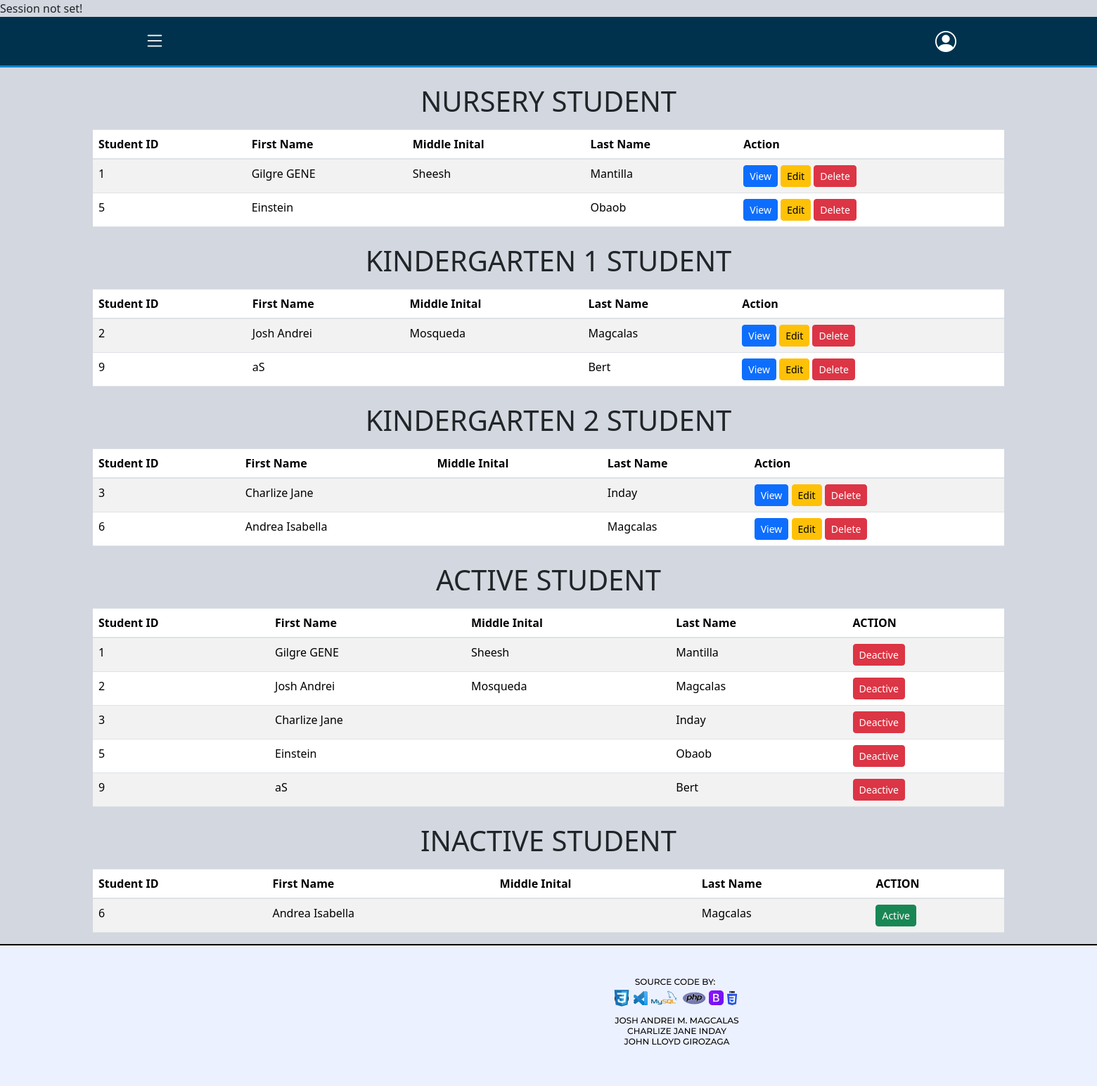
The page /website/student-listing.php on the database as committed earlier.
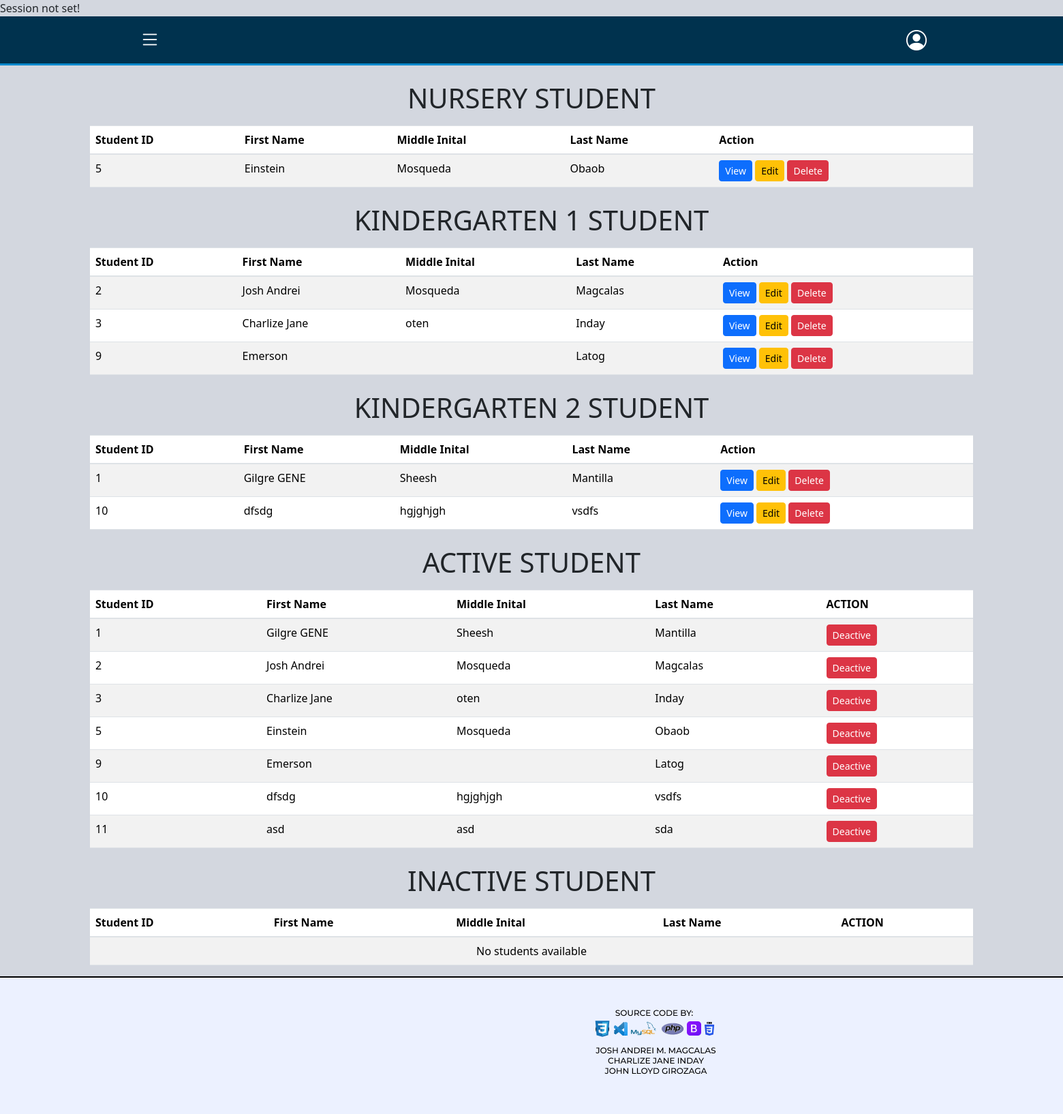
The same page on the database as committed later.
### tables this page shows
CREATE TABLE `tbl_student_info` (
  `student_id` int(11) NOT NULL,
  `enroll_category` enum('Nursery','Kindergarten_1','Kindergarten_2') DEFAULT NULL,
  `schoolyear` varchar(10) DEFAULT NULL,
  `last_name` varchar(50) NOT NULL,
  `first_name` varchar(100) NOT NULL,
  `middle_name` varchar(50) DEFAULT NULL,
  `street` text NOT NULL,
  `city` varchar(50) DEFAULT NULL,
  `zip_code` int(4) NOT NULL,
  `birthdate` date NOT NULL,
  `sex` enum('Male','Female') NOT NULL,
  `parent1` varchar(50) DEFAULT NULL,
  `parent1_contact` int(12) DEFAULT NULL,
  `parent2` varchar(50) DEFAULT NULL,
  `parent2_contact` int(12) DEFAULT NULL,
  `emergency_fullname` varchar(50) NOT NULL,
  `emergency_relationship` enum('mother','father','guardian','others') NOT NULL,
  `emergency_address` text NOT NULL,
  `emergency_contact_no` int(12) NOT NULL,
  `created_by` int(11) DEFAULT NULL,
  `date_created` timestamp NOT NULL DEFAULT current_timestamp(),
  `updated_by` int(11) DEFAULT NULL,
  `date_updated` timestamp NOT NULL DEFAULT current_timestamp(),
  `isactive` tinyint(1) NOT NULL
);

### website/student-listing.php (the view, shortened to what this page needs)
<?php
include "../database/dbconnect.php";
try {
    $nursery_students = [];
    $kindergarten1_students = [];
    $kindergarten2_students = [];
    $active_students = [];
    $inactive_students = [];
    $queries = [
        "SELECT
            student_id,
            first_name,
            middle_name,
            last_name
	    FROM
		    tbl_student_info
	    WHERE
		    enroll_category ='Nursery';",
        "SELECT
            student_id,
            first_name,
            middle_name,
            last_name
        FROM
            tbl_student_info
        WHERE
            enroll_category ='Kindergarten_1';",
        "SELECT
            student_id,
            first_name,
            middle_name,
            last_name
        FROM
            tbl_student_info
        WHERE
            enroll_category ='Kindergarten_2';",
        "SELECT
            student_id,
            first_name,
            middle_name,
            last_name
        FROM
            tbl_student_info
        WHERE
            isactive = 1;",
        "SELECT
            student_id,
            first_name,
            middle_name,
            last_name
        FROM
            tbl_student_info
        WHERE
            isactive = 0;"
    ];
    foreach ($queries as $index => $query) {
        if ($conn->multi_query($query)) {
            do {
                if ($result = $conn->store_result()) {
                    while ($row = $result->fetch_assoc()) {
                        if ($index == 0) {
                            $nursery_students[] = $row;
                        } elseif ($index == 1) {
                            $kindergarten1_students[] = $row;
                        } elseif ($index == 2) {
                            $kindergarten2_students[] = $row;
                        } elseif ($index == 3) {
                            $active_students[] = $row;
                        } elseif ($index == 4) {
                            $inactive_students[] = $row;
                        }
                    }
                }
            } while ($conn->next_result());
        } else {
            throw new Exception("Query Failed: " . $conn->error);
        }
    }
} catch (Exception $e) {
    echo "Error: " . $e->getMessage();
}
?>
<!DOCTYPE html>
<html lang="en">
<head>
    <link rel="stylesheet" href="/bootstrap/css/bootstrap.css">
    <link rel="stylesheet" href="/DataTables/datatables.min.css">
    <link href="https://cdn.jsdelivr.net/npm/bootstrap@4.6.2/dist/css/bootstrap.min.css" rel="stylesheet">
    <link href="https://cdn.jsdelivr.net/npm/bootstrap@5.3.2/dist/css/bootstrap.min.css" rel="stylesheet">
    <link href="https://cdn.jsdelivr.net/npm/bootstrap-icons/font/bootstrap-icons.css" rel="stylesheet">
    <link rel="stylesheet" href="https://cdnjs.cloudflare.com/ajax/libs/font-awesome/6.7.2/css/all.min.css">
    <link rel="stylesheet" href="../DataTables/datatables.css">
    <link rel="stylesheet" href="https://cdn.datatables.net/1.13.6/css/jquery.dataTables.min.css">
</head>
<body>
    <?php include"../Layouts/navbar.php"?>
    <div class="container mt-4">
        <h1 class="text-center">NURSERY STUDENT</h1>
            <table id="nursery-list" class="table table-striped mt-3">
                <thead>
                    <tr>
                        <th>Student ID</th>
                        <th>First Name</th>
                        <th>Middle Inital</th>
                        <th>Last Name</th>
                        <th>Action</th>
                    </tr>
                </thead>
                <tbody>
                <?php if (!empty($nursery_students)): ?>
                    <?php foreach ($nursery_students as $row): ?>
                        <tr>
                        <td><?= htmlspecialchars($row['student_id']) ?></td>
                        <td><?= htmlspecialchars($row['first_name']) ?></td>
                        <td><?= htmlspecialchars($row['middle_name']) ?></td>
                        <td><?= htmlspecialchars($row['last_name']) ?></td>
                            <td>
                            <button type="button" class="btn btn-primary btn-sm view-student-btn" data-id="<?= htmlspecialchars($row['student_id']) ?>" data-toggle="modal" data-target="#student-view">
                                View
                            </button>
                            <a class="btn btn-warning btn-sm edit-btn" href="update-enrollment-form.php?student_id=<?= htmlspecialchars($row['student_id']); ?>">
                                    Edit
                                </a>
                                <form action="../database/db_delete_student.php" method="POST" onsubmit="return confirm('Are you sure you want to delete this student?');" class="d-inline">
                                    <button type="submit" class="btn btn-danger btn-sm" >Delete</button>
                                </form>
                            </td>
                        </tr>
                        <?php endforeach; ?>
                    <?php else: ?>
                        <tr>
                            <td colspan="7" class="text-center">No students available</td>
                        </tr>
                    <?php endif; ?>
                </tbody>
            </table>
    </div>
    <div class="container mt-4">
        <h1 class="text-center">KINDERGARTEN 1 STUDENT</h1>
            <table id="kindergarten1-list" class="table table-striped mt-3">
                <thead>
                    <tr>
                        <th>Student ID</th>
                        <th>First Name</th>
                        <th>Middle Inital</th>
                        <th>Last Name</th>
                        <th>Action</th>
                    </tr>
                </thead>
                <tbody>
                    <?php if (!empty($kindergarten1_students)): ?>
                        <?php foreach ($kindergarten1_students as $row): ?>
                        <tr>
                        <td><?= htmlspecialchars($row['student_id']) ?></td>
                        <td><?= htmlspecialchars($row['first_name']) ?></td>
                        <td><?= htmlspecialchars($row['middle_name']) ?></td>
                        <td><?= htmlspecialchars($row['last_name']) ?></td>
                            <td>
                            <button type="button" class="btn btn-primary btn-sm view-student-btn" data-id="<?= htmlspecialchars($row['student_id']) ?>" data-toggle="modal" data-target="#student-view">
                                View
                            </button>
                                <a class="btn btn-warning btn-sm edit-btn" href="update-enrollment-form.php?student_id=<?= htmlspecialchars($row['student_id']); ?>">
                                    Edit
                                </a>
                                <form action="../database/db_delete_student.php" method="POST" onsubmit="return confirm('Are you sure you want to delete this student?');" class="d-inline">
                                    <button type="submit" class="btn btn-danger btn-sm" >Delete</button>
                                </form>
                            </td>
                        </tr>
                            <?php endforeach; ?>
                        <?php else: ?>
                        <tr>
                            <td colspan="7" class="text-center">No students available</td>
                        </tr>
                    <?php endif; ?>
                </tbody>
            </table>
    </div>
        <div class="container mt-4">
        <h1 class="text-center">KINDERGARTEN 2 STUDENT</h1>
            <table id="kindergarten2-list" class="table table-striped mt-3">
                <thead>
                    <tr>
                        <th>Student ID</th>
                        <th>First Name</th>
                        <th>Middle Inital</th>
                        <th>Last Name</th>
                        <th>Action</th>
                    </tr>
                </thead>
                <tbody>
                <?php if (!empty($kindergarten2_students)): ?>
                    <?php foreach ($kindergarten2_students as $row): ?>
                        <tr>
                            <td><?= htmlspecialchars($row['student_id']) ?></td>
                            <td><?= htmlspecialchars($row['first_name']) ?></td>
                            <td><?= htmlspecialchars($row['middle_name']) ?></td>
                            <td><?= htmlspecialchars($row['last_name']) ?></td>
                            <td>
                            <button type="button" class="btn btn-primary btn-sm view-student-btn" data-id="<?= htmlspecialchars($row['student_id']) ?>" data-toggle="modal" data-target="#student-view">
                                View
                            </button>
                                <a class="btn btn-warning btn-sm edit-btn" href="update-enrollment-form.php?student_id=<?= htmlspecialchars($row['student_id']); ?>">
                                    Edit
                                </a>
                                <form action="../database/db_delete_student.php" method="POST" onsubmit="return confirm('Are you sure you want to delete this student?');" class="d-inline">
                                    <button type="submit" class="btn btn-danger btn-sm" >Delete</button>
                                </form>
                            </td>
                        </tr>
                        <?php endforeach; ?>
                        <?php else: ?>
                        <tr>
                            <td colspan="7" class="text-center">No students available</td>
                        </tr>
                    <?php endif; ?>
                </tbody>
            </table>
    </div>
        <div class="container mt-4">
        <h1 class="text-center">ACTIVE STUDENT</h1>
            <table id="nursery-list" class="table table-striped mt-3">
                <thead>
                    <tr>
                        <th>Student ID</th>
                        <th>First Name</th>
                        <th>Middle Inital</th>
                        <th>Last Name</th>
                        <th>ACTION</th>
                    </tr>
                </thead>
                <tbody>
                <?php if (!empty($active_students)): ?>
                    <?php foreach ($active_students as $row): ?>
                        <tr>
                            <td><?= htmlspecialchars($row['student_id']) ?></td>
                            <td><?= htmlspecialchars($row['first_name']) ?></td>
                            <td><?= htmlspecialchars($row['middle_name']) ?></td>
                            <td><?= htmlspecialchars($row['last_name']) ?></td>
                            <td>
                                <form action="../database/db_inactive_student.php" method="POST" onsubmit="return deactive('Are you sure you want to deactive this student?');" class="d-inline">
                                    <button type="submit" class="btn btn-danger btn-sm" > Deactive </button>
                                </form>
                            </td>
                        </tr>
                    <?php endforeach; ?>
                <?php else: ?>
                    <tr>
                        <td colspan="7" class="text-center">No students available</td>
                    </tr>
                <?php endif; ?>
                </tbody>
            </table>
    </div>
        <div class="container mt-4">
        <h1 class="text-center">INACTIVE STUDENT</h1>
            <table id="nursery-list" class="table table-striped mt-3">
                <thead>
                    <tr>
                        <th>Student ID</th>
                        <th>First Name</th>
                        <th>Middle Inital</th>
                        <th>Last Name</th>
                        <th>ACTION</th>
                    </tr>
                </thead>
                <tbody>
                <?php if (!empty($inactive_students)): ?>
                    <?php foreach ($inactive_students as $row): ?>
                        <tr>
                            <td><?= htmlspecialchars($row['student_id']) ?></td>
                            <td><?= htmlspecialchars($row['first_name']) ?></td>
                            <td><?= htmlspecialchars($row['middle_name']) ?></td>
                            <td><?= htmlspecialchars($row['last_name']) ?></td>
                            <td>
                                <form action="../database/db_active_student.php" method="POST" onsubmit="return active('Are you sure you want to active this student?');" class="d-inline">
                                    <button type="submit" class="btn btn-success btn-sm" > Active </button>
                                </form>
                            </td>
                        </tr>
                    <?php endforeach; ?>
                <?php else: ?>
                    <tr>
                        <td colspan="7" class="text-center">No students available</td>
                    </tr>
                <?php endif; ?>
                </tbody>
            </table>
    </div>
    <div class="footer">
        <img src="../images/FOOTER.png" alt="Footer" class="footer-img">
    </div>
</body>
</html>

### helpers/session.php (shortened to what this page needs)
<?php
if (!isset($_SESSION["username"]) || !isset($_SESSION["employee_id"])) {
    echo "Session not set!";
} else {
    echo "Welcome, " . $_SESSION["username"] . " (ID: " . $_SESSION["employee_id"] . ")";
}
?>

### Layouts/navbar.php (shortened to what this page needs)
<?php
    include "../helpers/session.php";
?>
    <nav class="navbar navbar-custom d-flex align-items-center">
        <button class="navbar-toggler" type="button" data-bs-toggle="offcanvas" data-bs-target="#sidebar">
            <i class="bi bi-list menu-icon"></i>
        </button>
        <div class="ms-auto dropdown">
            <a class="profile-icon" href="#" id="profileDropdown" data-bs-toggle="dropdown">
                <i class="bi bi-person-circle"></i>
            </a>
        </div>
    </nav>
    <div class="navbar-border"></div>

### DataTables/datatables.css (style rules this page uses)
:root { --dt-row-selected: 13, 110, 253; --dt-row-selected-text: 255, 255, 255; --dt-row-selected-link: 9, 10, 11; --dt-row-stripe: 0, 0, 0; --dt-row-hover: 0, 0, 0; --dt-column-ordering: 0, 0, 0; --dt-html-background: white; }
:root { --dt-row-hover-alpha: 0.035; --dt-row-stripe-alpha: 0.023; --dt-column-ordering-alpha: 0.019; --dt-row-selected-stripe-alpha: 0.923; --dt-row-selected-column-ordering-alpha: 0.919; }

### Layouts/navbar.php (style rules this page uses)
body { background-color: #d3d7df; margin: 0; padding: 0; }
.navbar-custom { background-color: #00324e; padding: 12px 20px; }
.navbar-border { height: 3px; background-color: #0088cc; }
.menu-icon, .profile-icon { font-size: 30px; color: white; cursor: pointer; margin: 180px; }
.navbar-toggler { border: none; padding: 5px; }

Rows that differ between the two databases and show on the page:
removed tbl_student_info: student_id "6", first_name "Andrea Isabella", last_name "Magcalas"
changed tbl_student_info "Einstein": middle_name (not shown) → "Mosqueda"
changed tbl_student_info "Charlize Jane": middle_name (not shown) → "oten"; moves from the list under "KINDERGARTEN 2 STUDENT" to the list under "KINDERGARTEN 1 STUDENT"
changed tbl_student_info id 9: first_name "aS" → "Emerson"; last_name "Bert" → "Latog"
changed tbl_student_info "Gilgre GENE": moves from the list under "NURSERY STUDENT" to the list under "KINDERGARTEN 2 STUDENT"
added tbl_student_info: student_id "10", first_name "dfsdg", middle_name "hgjghjgh", last_name "vsdfs"
added tbl_student_info: student_id "11", first_name "asd", middle_name "asd", last_name "sda", shown under "ACTIVE STUDENT"
Other text that changed with them:
text now shown: "No students available"
